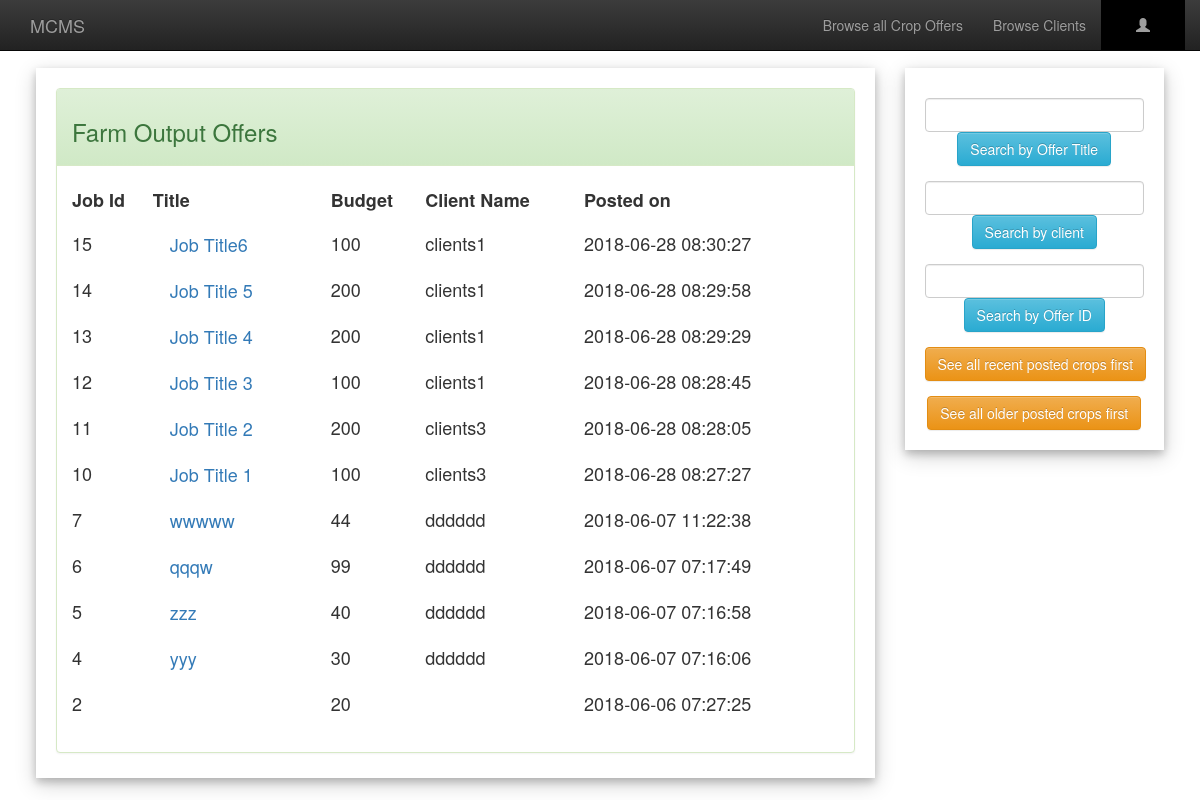
/allJob.php, run on the app's committed database.
### tables this page shows
CREATE TABLE `farm_output` (
  `offer_id` bigint(20) UNSIGNED NOT NULL,
  `title` varchar(200) NOT NULL,
  `type` varchar(200) NOT NULL,
  `description` varchar(1000) NOT NULL,
  `budget` int(11) NOT NULL,
  `skills` varchar(200) NOT NULL,
  `special_skill` varchar(200) NOT NULL,
  `e_username` varchar(200) NOT NULL,
  `valid` tinyint(1) NOT NULL,
  `timestamp` timestamp NOT NULL DEFAULT CURRENT_TIMESTAMP
);

### allJob.php (the view, shortened to what this page needs)
<?php include('includes/server.php');
$sql = "SELECT * FROM farm_output WHERE valid=1 ORDER BY timestamp DESC";
$result = $conn->query($sql);
include('includes/header.php');
include('includes/artisan-navbar.php');
 ?>
<div style="padding:1% 3% 1% 3%;">
<div class="row">
	<div class="col-lg-9">
		<div class="card" style="padding:20px 20px 5px 20px;margin-top:20px">
			<div class="panel panel-success">
			  <div class="panel-heading"><h3>Farm Output Offers</h3></div>
			  <div class="panel-body"><h4>
                  <table style="width:100%">
                      <tr>
                          <td style="font-weight:bold; padding-bottom:10px;">Job Id</td>
                          <td style="font-weight:bold; padding-bottom:10px;">Title</td>
                          <td style="font-weight:bold; padding-bottom:10px;">Budget</td>
                          <td style="font-weight:bold; padding-bottom:10px;">Client Name</td>
                          <td style="font-weight:bold; padding-bottom:10px;">Posted on</td>
                      </tr>
                      <?php
                      if ($result->num_rows > 0) {
                            while($row = $result->fetch_assoc()) {
                                $offer_id=$row["offer_id"];
                                $title=$row["title"];
                                $budget=$row["budget"];
                                $e_username=$row["e_username"];
                                $timestamp=$row["timestamp"];
                                echo '
                                <form action="farmOutput.php" method="post">
                                <input type="hidden" name="jid" value="'.$offer_id.'">
                                    <tr>
                                    <td>'.$offer_id.'</td>
                                    <td><input type="submit" class="btn btn-link btn-lg" value="'.$title.'"></td>
                                    <td>'.$budget.'</td>
                                    <td>'.$e_username.'</td>
                                    <td>'.$timestamp.'</td>
                                    </tr>
                                </form>
                                ';
                                }
                        } else {
                            echo "<tr></tr><tr><td></td><td>Nothing to show</td></tr>";
                        }
                       ?>
                     </table>
              </h4></div>
			</div>
		</div>
	</div>
	<div class="col-lg-3">
		<div class="card" style="padding:20px 20px 5px 20px;margin-top:20px">
			<form action="farmOutput.php" method="post">
				<div class="form-group">
				  <input type="text" class="form-control" name="s_title">
				  <center><button type="submit" class="btn btn-info">Search by Offer Title</button></center>
				</div>
	        </form>
	        <form action="farmOutput.php" method="post">
				<div class="form-group">
				  <input type="text" class="form-control" name="s_client">
				  <center><button type="submit" class="btn btn-info">Search by client</button></center>
				</div>
	        </form>
	        <form action="farmOutput.php" method="post">
				<div class="form-group">
				  <input type="text" class="form-control" name="s_id">
				  <center><button type="submit" class="btn btn-info">Search by Offer ID</button></center>
				</div>
	        </form>
	        <form action="farmOutput.php" method="post">
				<div class="form-group">
				  <center><button type="submit" name="recentJob" class="btn btn-warning">See all recent posted crops first</button></center>
				</div>
	        </form>
	        <form action="farmOutput.php" method="post">
				<div class="form-group">
				  <center><button type="submit" name="oldJob" class="btn btn-warning">See all older posted crops first</button></center>
				</div>
	        </form>
	    </div>
	</div>
</div>
</div>
<?php
include('includes/footer.php');
?>

### includes/header.php (style rules this page uses)
body { padding-top: 3%;margin: 0; }
.card { box-shadow: 0 4px 8px 0 rgba(0, 0, 0, 0.2), 0 6px 20px 0 rgba(0, 0, 0, 0.19); background:#fff }

### data on the page
farm_output: offer_id "15", title "Job Title6", budget "100", e_username "clients1", timestamp "2018-06-28 08:30:27"
farm_output: offer_id "14", title "Job Title 5", budget "200", e_username "clients1", timestamp "2018-06-28 08:29:58"
farm_output: offer_id "13", title "Job Title 4", budget "200", e_username "clients1", timestamp "2018-06-28 08:29:29"
farm_output: offer_id "12", title "Job Title 3", budget "100", e_username "clients1", timestamp "2018-06-28 08:28:45"
farm_output: offer_id "11", title "Job Title 2", budget "200", e_username "clients3", timestamp "2018-06-28 08:28:05"
farm_output: offer_id "10", title "Job Title 1", budget "100", e_username "clients3", timestamp "2018-06-28 08:27:27"
farm_output: offer_id "7", title "wwwww", budget "44", e_username "dddddd", timestamp "2018-06-07 11:22:38"
farm_output: offer_id "6", title "qqqw", budget "99", e_username "dddddd", timestamp "2018-06-07 07:17:49"
farm_output: offer_id "5", title "zzz", budget "40", e_username "dddddd", timestamp "2018-06-07 07:16:58"
farm_output: offer_id "4", title "yyy", budget "30", e_username "dddddd", timestamp "2018-06-07 07:16:06"
farm_output: offer_id "2", budget "20", timestamp "2018-06-06 07:27:25"
